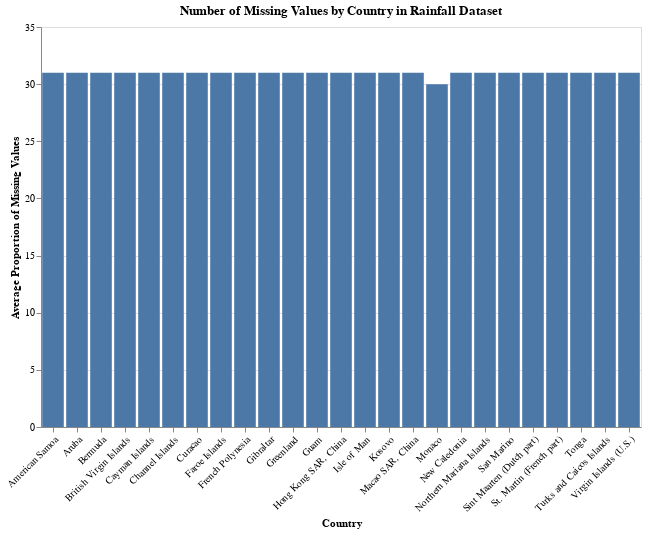

The code cell stored with this chart in its notebook:
### Markdown cell above
Okay, we can see that only certain countries are missing values, which is interesting. Let's see what this looks like if we graph it.

### Code cell
rainfall_missing_by_country = rainfall_missing_by_country[rainfall_missing_by_country["Missing_Count"] > 0]

rainfall_country_chart = alt.Chart(rainfall_missing_by_country).mark_bar().encode(
    x=alt.X('Country:O', title='Country', axis=alt.Axis(labelAngle=-45)),
    y=alt.Y('Missing_Count:Q', title='Average Proportion of Missing Values'),
    tooltip=['Country', 'Missing_Count']
).properties(
    title='Number of Missing Values by Country in Rainfall Dataset',
    width=600,
    height=400
)

rainfall_country_chart

### Figure 1 — Vega-Lite specification as saved in the notebook (floating-point values rounded to 4 significant figures)
{"config": {"view": {"continuousWidth": 300, "continuousHeight": 300}}, "data": {"name": "data-fd51481d366e69126edc1e13dc976ba7"}, "mark": {"type": "bar"}, "encoding": {"tooltip": [{"field": "Country", "type": "nominal"}, {"field": "Missing_Count", "type": "quantitative"}], "x": {"axis": {"labelAngle": -45}, "field": "Country", "title": "Country", "type": "ordinal"}, "y": {"field": "Missing_Count", "title": "Average Proportion of Missing Values", "type": "quantitative"}}, "height": 400, "title": "Number of Missing Values by Country in Rainfall Dataset", "width": 600, "$schema": "https://vega.github.io/schema/vega-lite/v5.14.1.json", "datasets": {"data-fd51481d366e69126edc1e13dc976ba7": [{"Country": "American Samoa", "Missing_Count": 31}, {"Country": "Aruba", "Missing_Count": 31}, {"Country": "Bermuda", "Missing_Count": 31}, {"Country": "British Virgin Islands", "Missing_Count": 31}, {"Country": "Cayman Islands", "Missing_Count": 31}, {"Country": "Channel Islands", "Missing_Count": 31}, {"Country": "Curacao", "Missing_Count": 31}, {"Country": "Faroe Islands", "Missing_Count": 31}, {"Country": "French Polynesia", "Missing_Count": 31}, {"Country": "Gibraltar", "Missing_Count": 31}, {"Country": "Greenland", "Missing_Count": 31}, {"Country": "Guam", "Missing_Count": 31}, {"Country": "Hong Kong SAR, China", "Missing_Count": 31}, {"Country": "Isle of Man", "Missing_Count": 31}, {"Country": "Kosovo", "Missing_Count": 31}, {"Country": "Macao SAR, China", "Missing_Count": 31}, {"Country": "Monaco", "Missing_Count": 30}, {"Country": "New Caledonia", "Missing_Count": 31}, {"Country": "Northern Mariana Islands", "Missing_Count": 31}, {"Country": "San Marino", "Missing_Count": 31}, {"Country": "Sint Maarten (Dutch part)", "Missing_Count": 31}, {"Country": "St. Martin (French part)", "Missing_Count": 31}, {"Country": "Tonga", "Missing_Count": 31}, {"Country": "Turks and Caicos Islands", "Missing_Count": 31}, {"Country": "Virgin Islands (U.S.)", "Missing_Count": 31}]}}
